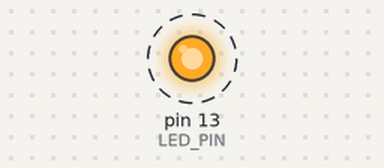
Simulated run of this sketch. Board: Arduino Uno, built with avr-gcc and run on an emulated ATmega328P. On the bench: output pins drawn as LEDs (lit = HIGH). Dashed ring = blinking.

Above: at 0.1 s.
Timing chart, 0 to 3.0 s (numbered marks = the images above):
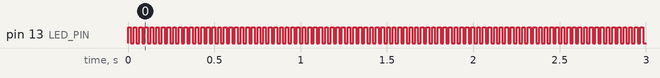

The sketch:

Blink-Assembly.ino
```cpp
// Arduino "Blink" example in Assembly Language (AVR Assembly for ATmega328P) - Assembly Delays

// Define constants for pin 13 (built-in LED on many Arduinos)
#define LED_PIN 13
#define LED_PORT PORTB
#define LED_DDR DDRB
#define LED_BIT 5  // PB5 is Arduino pin 13 on ATmega328P

void setup() {
  // Set LED pin as output (DDRB register)
  asm volatile (
    "  ldi r16, (1 << %0)  \n"  // Load immediate value with bit for LED pin set
    "  out %1, r16        \n"  // Set LED pin as output (DDRB register)
    : // No outputs
    : "I" (LED_BIT), "I" (_SFR_IO_ADDR(LED_DDR)) // Inputs: immediate values
  );
}

void loop() {
  asm volatile (
  "loop_start:\n"
    // -------- Turn LED ON --------
    "  sbi %1, %0       \n"  // Set bit in PORTB (turn LED ON)

    // -------- Delay for ON state (Assembly Delay) --------
    "  ldi r24, 255            \n"  // Load delay counter high byte (Adjust for desired delay)
    "delay_on_loop:\n"
    "  ldi r25, 255            \n"  // Load delay counter low byte (Adjust for desired delay)
    "inner_delay_on_loop:\n"
    "  nop                     \n"  // No operation (small delay)
    "  dec r25                 \n"  // Decrement low byte counter
    "  brne inner_delay_on_loop\n"  // Branch if not equal to zero (loop again)
    "  dec r24                 \n"  // Decrement high byte counter
    "  brne delay_on_loop      \n"  // Branch if not equal to zero (loop again)

    // -------- Turn LED OFF --------
    "  cbi %1, %0       \n"  // Clear bit in PORTB (turn LED OFF)

    // -------- Delay for OFF state (Assembly Delay) --------
    "  ldi r24, 255            \n"  // Load delay counter high byte (Adjust for desired delay)
    "delay_off_loop:\n"
    "  ldi r25, 255            \n"  // Load delay counter low byte (Adjust for desired delay)
    "inner_delay_off_loop:\n"
    "  nop                     \n"  // No operation (small delay)
    "  dec r25                 \n"  // Decrement low byte counter
    "  brne inner_delay_off_loop\n"  // Branch if not equal to zero (loop again)
    "  dec r24                 \n"  // Decrement high byte counter
    "  brne delay_off_loop     \n"  // Branch if not equal to zero (loop again)

    // -------- Jump back to the beginning of the loop (optional, as loop() repeats anyway) --------
    //"  rjmp loop_start         \n"  // No need for explicit jump, loop() repeats

    : // No outputs
    : "I" (LED_BIT), "I" (_SFR_IO_ADDR(LED_PORT)) // Inputs: immediate values
  );
  // No C++ delay() needed anymore
}
```

Measured:
- by itself, pin 13 (LED_PIN): alternates HIGH for 0.02 s and LOW for 0.02 s
